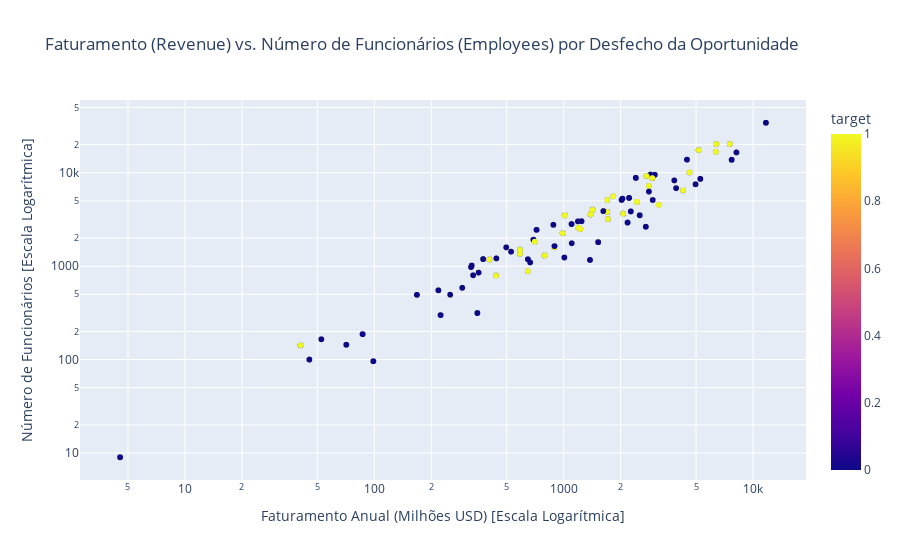
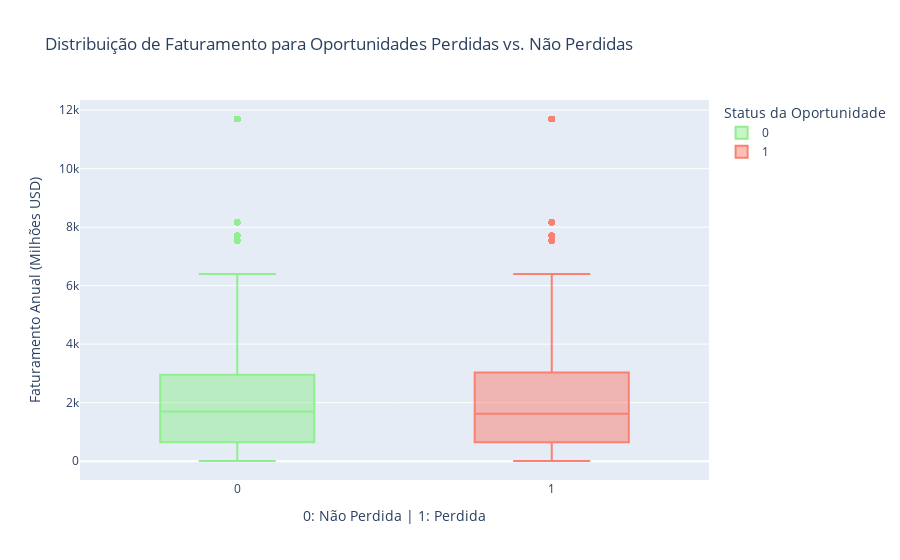
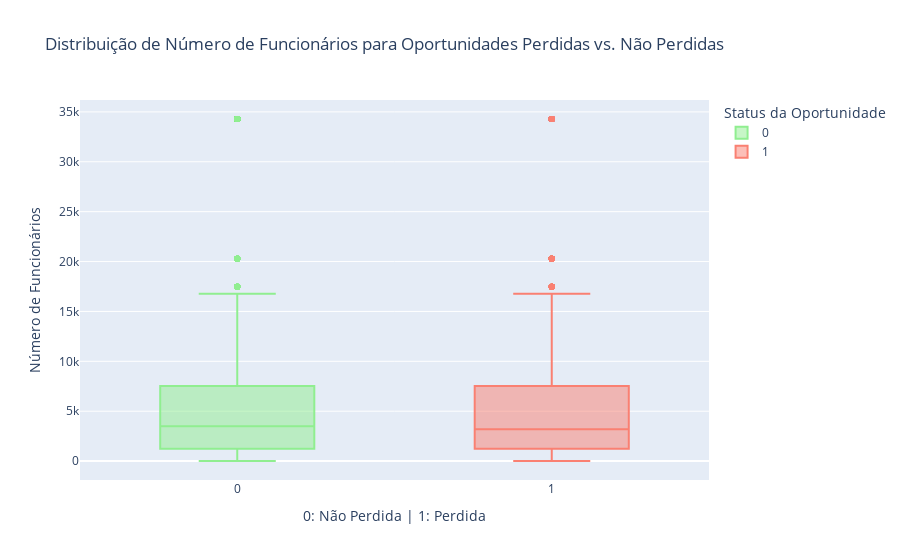

Here is the notebook cell these charts were saved with, in order:
### Markdown cell above
# --- Análise por Porte da Empresa (Revenue e Employees) ---

### Code cell
print("\n--- Análise da Relação entre Porte da Empresa e Perda de Oportunidade ---")

# Remover NaNs das colunas relevantes para esta análise, se for o caso
df_filtered_for_size_analysis = df_eda_consolidated.dropna(subset=['revenue', 'employees', 'target']).copy()

# Scatter plot: Revenue vs. Loss (com cor para indicar se foi perdida ou não)
fig1 = px.scatter(df_filtered_for_size_analysis,
                  x='revenue',
                  y='employees',
                  color='target',
                  hover_data=['account', 'deal_stage', 'close_value'],
                  title='Faturamento (Revenue) vs. Número de Funcionários (Employees) por Desfecho da Oportunidade',
                  labels={'revenue': 'Faturamento Anual (Milhões USD)', 'employees': 'Número de Funcionários'},
                  color_discrete_map={0: 'lightgreen', 1: 'salmon'},
                  log_x=True, log_y=True) # Usar escala logarítmica devido à grande variação

fig1.update_layout(xaxis_title="Faturamento Anual (Milhões USD) [Escala Logarítmica]",
                   yaxis_title="Número de Funcionários [Escala Logarítmica]")
fig1.show()

# Box Plot: Comparação de Revenue para Oportunidades Perdidas vs. Não Perdidas
fig2 = px.box(df_filtered_for_size_analysis,
              x='target',
              y='revenue',
              color='target',
              title='Distribuição de Faturamento para Oportunidades Perdidas vs. Não Perdidas',
              labels={'target': 'Status da Oportunidade', 'revenue': 'Faturamento Anual (Milhões USD)'},
              color_discrete_map={0: 'lightgreen', 1: 'salmon'})
fig2.update_layout(xaxis_title="0: Não Perdida | 1: Perdida")
fig2.show()

# Box Plot: Comparação de Employees para Oportunidades Perdidas vs. Não Perdidas
fig3 = px.box(df_filtered_for_size_analysis,
              x='target',
              y='employees',
              color='target',
              title='Distribuição de Número de Funcionários para Oportunidades Perdidas vs. Não Perdidas',
              labels={'target': 'Status da Oportunidade', 'employees': 'Número de Funcionários'},
              color_discrete_map={0: 'lightgreen', 1: 'salmon'})
fig3.update_layout(xaxis_title="0: Não Perdida | 1: Perdida")
fig3.show()

### Figure 1 — Plotly figure (JSON) as saved in the notebook; plotly's stock layout.template omitted (floating-point values rounded to 4 significant figures; data arrays with more than 128 entries replaced by an {"elided": "..."} marker saying what was removed)
{"data": [{"customdata": {"elided": "7375x3 mixed values"}, "hovertemplate": "Faturamento Anual (Milhões USD)=%{x}<br>Número de Funcionários=%{y}<br>account=%{customdata[0]}<br>deal_stage=%{customdata[1]}<br>close_value=%{customdata[2]}<br>target=%{marker.color}<extra></extra>", "legendgroup": "", "marker": {"color": {"elided": "7375 int values"}, "coloraxis": "coloraxis", "symbol": "circle"}, "mode": "markers", "name": "", "showlegend": false, "type": "scattergl", "x": {"elided": "7375 float values"}, "xaxis": "x", "y": {"elided": "7375 float values"}, "yaxis": "y"}], "layout": {"coloraxis": {"colorbar": {"title": {"text": "target"}}, "colorscale": [[0, "#0d0887"], [0.1111, "#46039f"], [0.2222, "#7201a8"], [0.3333, "#9c179e"], [0.4444, "#bd3786"], [0.5556, "#d8576b"], [0.6667, "#ed7953"], [0.7778, "#fb9f3a"], [0.8889, "#fdca26"], [1, "#f0f921"]]}, "legend": {"tracegroupgap": 0}, "title": {"text": "Faturamento (Revenue) vs. Número de Funcionários (Employees) por Desfecho da Oportunidade"}, "xaxis": {"anchor": "y", "domain": [0, 1], "title": {"text": "Faturamento Anual (Milhões USD) [Escala Logarítmica]"}, "type": "log"}, "yaxis": {"anchor": "x", "domain": [0, 1], "title": {"text": "Número de Funcionários [Escala Logarítmica]"}, "type": "log"}}}

### Figure 2 — Plotly figure (JSON) as saved in the notebook; plotly's stock layout.template omitted (floating-point values rounded to 4 significant figures; data arrays with more than 128 entries replaced by an {"elided": "..."} marker saying what was removed)
{"data": [{"alignmentgroup": "True", "hovertemplate": "Status da Oportunidade=%{x}<br>Faturamento Anual (Milhões USD)=%{y}<extra></extra>", "legendgroup": "0", "marker": {"color": "lightgreen"}, "name": "0", "notched": false, "offsetgroup": "0", "orientation": "v", "showlegend": true, "type": "box", "x": {"elided": "4646 int values"}, "x0": " ", "xaxis": "x", "y": {"elided": "4646 float values"}, "y0": " ", "yaxis": "y"}, {"alignmentgroup": "True", "hovertemplate": "Status da Oportunidade=%{x}<br>Faturamento Anual (Milhões USD)=%{y}<extra></extra>", "legendgroup": "1", "marker": {"color": "salmon"}, "name": "1", "notched": false, "offsetgroup": "1", "orientation": "v", "showlegend": true, "type": "box", "x": {"elided": "2729 int values"}, "x0": " ", "xaxis": "x", "y": {"elided": "2729 float values"}, "y0": " ", "yaxis": "y"}], "layout": {"boxmode": "overlay", "legend": {"title": {"text": "Status da Oportunidade"}, "tracegroupgap": 0}, "title": {"text": "Distribuição de Faturamento para Oportunidades Perdidas vs. Não Perdidas"}, "xaxis": {"anchor": "y", "categoryarray": [0, 1], "categoryorder": "array", "domain": [0, 1], "title": {"text": "0: Não Perdida | 1: Perdida"}}, "yaxis": {"anchor": "x", "domain": [0, 1], "title": {"text": "Faturamento Anual (Milhões USD)"}}}}

### Figure 3 — Plotly figure (JSON) as saved in the notebook; plotly's stock layout.template omitted (floating-point values rounded to 4 significant figures; data arrays with more than 128 entries replaced by an {"elided": "..."} marker saying what was removed)
{"data": [{"alignmentgroup": "True", "hovertemplate": "Status da Oportunidade=%{x}<br>Número de Funcionários=%{y}<extra></extra>", "legendgroup": "0", "marker": {"color": "lightgreen"}, "name": "0", "notched": false, "offsetgroup": "0", "orientation": "v", "showlegend": true, "type": "box", "x": {"elided": "4646 int values"}, "x0": " ", "xaxis": "x", "y": {"elided": "4646 float values"}, "y0": " ", "yaxis": "y"}, {"alignmentgroup": "True", "hovertemplate": "Status da Oportunidade=%{x}<br>Número de Funcionários=%{y}<extra></extra>", "legendgroup": "1", "marker": {"color": "salmon"}, "name": "1", "notched": false, "offsetgroup": "1", "orientation": "v", "showlegend": true, "type": "box", "x": {"elided": "2729 int values"}, "x0": " ", "xaxis": "x", "y": {"elided": "2729 float values"}, "y0": " ", "yaxis": "y"}], "layout": {"boxmode": "overlay", "legend": {"title": {"text": "Status da Oportunidade"}, "tracegroupgap": 0}, "title": {"text": "Distribuição de Número de Funcionários para Oportunidades Perdidas vs. Não Perdidas"}, "xaxis": {"anchor": "y", "categoryarray": [0, 1], "categoryorder": "array", "domain": [0, 1], "title": {"text": "0: Não Perdida | 1: Perdida"}}, "yaxis": {"anchor": "x", "domain": [0, 1], "title": {"text": "Número de Funcionários"}}}}
